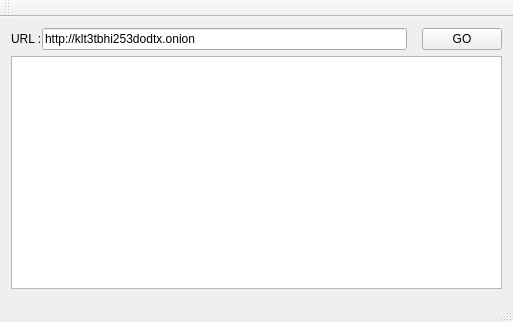
<?xml version="1.0" encoding="UTF-8"?>
<ui version="4.0">
 <class>MainWindow</class>
 <widget class="QMainWindow" name="MainWindow">
  <property name="geometry">
   <rect>
    <x>0</x>
    <y>0</y>
    <width>513</width>
    <height>322</height>
   </rect>
  </property>
  <property name="windowTitle">
   <string>TOR Request</string>
  </property>
  <widget class="QWidget" name="centralWidget">
   <layout class="QVBoxLayout" name="verticalLayout">
    <item>
     <layout class="QHBoxLayout" name="horizontalLayout">
      <property name="spacing">
       <number>0</number>
      </property>
      <property name="sizeConstraint">
       <enum>QLayout::SetDefaultConstraint</enum>
      </property>
      <property name="leftMargin">
       <number>0</number>
      </property>
      <property name="topMargin">
       <number>0</number>
      </property>
      <item>
       <widget class="QLabel" name="label">
        <property name="text">
         <string>URL :</string>
        </property>
       </widget>
      </item>
      <item>
       <widget class="QLineEdit" name="urlEdit">
        <property name="text">
         <string>http://klt3tbhi253dodtx.onion</string>
        </property>
       </widget>
      </item>
      <item>
       <spacer name="horizontalSpacer">
        <property name="orientation">
         <enum>Qt::Horizontal</enum>
        </property>
        <property name="sizeType">
         <enum>QSizePolicy::Maximum</enum>
        </property>
        <property name="sizeHint" stdset="0">
         <size>
          <width>15</width>
          <height>20</height>
         </size>
        </property>
       </spacer>
      </item>
      <item>
       <widget class="QPushButton" name="goButton">
        <property name="text">
         <string>GO</string>
        </property>
       </widget>
      </item>
     </layout>
    </item>
    <item>
     <widget class="QPlainTextEdit" name="responseEdit">
      <property name="readOnly">
       <bool>true</bool>
      </property>
     </widget>
    </item>
   </layout>
  </widget>
  <widget class="QMenuBar" name="menuBar">
   <property name="geometry">
    <rect>
     <x>0</x>
     <y>0</y>
     <width>513</width>
     <height>22</height>
    </rect>
   </property>
  </widget>
  <widget class="QToolBar" name="mainToolBar">
   <attribute name="toolBarArea">
    <enum>TopToolBarArea</enum>
   </attribute>
   <attribute name="toolBarBreak">
    <bool>false</bool>
   </attribute>
  </widget>
  <widget class="QStatusBar" name="statusBar"/>
 </widget>
 <layoutdefault spacing="6" margin="11"/>
 <resources/>
 <connections/>
</ui>
